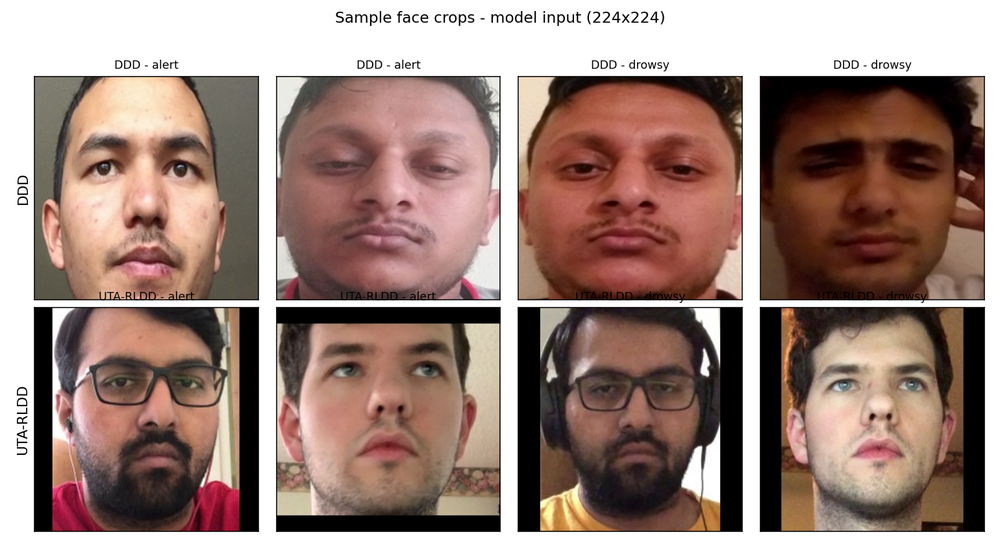
#> input picture artifacts/sample_crops.png, 1000 x 545 px, shrunk from 1540 x 840 before the run
$ python -i augmentations.py   (imports and definitions only)
#> lines starting #> are read from the running program, lines starting #| are printed output that depends on the picture
"""
augmentations.py
----------------
Data augmentation for drowsiness detection.

Choices here are driven by the deployment domain (driver-facing cabin camera):
  - horizontal flip: partial — drivers don't face left/right 50/50, but some
    asymmetry (head turn, right-hand driving) is realistic; p=0.3
  - rotation: small (±10°), head tilts exist but not upside-down
  - brightness/contrast: aggressive — sun, shadows, night driving
  - **motion blur: directional** — cars move, the driver's head moves; a
    directional kernel models this far better than an isotropic Gaussian
  - **JPEG compression artefacts** — webcams / dashcams encode frames at
    variable quality, and our training data is already compressed at source;
    re-encoding teaches the model to ignore artefacts vs. real signal
  - **shift + scale jitter** — at inference a face detector (MediaPipe / Haar)
    won't centre the crop perfectly; this simulates that crop variance
  - cutout: simulates occlusion by hand, hair, sunglasses (small patches only —
    a large cutout could erase the eye signal we're trying to read)
  - **colour-temperature cast** — scales the red<->blue axis to simulate warm
    (incandescent / "yellow") vs cool (daylight) lighting. This is an
    *illumination* property, not an identity one, so augmenting it is the
    right call — it teaches white-balance invariance the training data
    (mostly neutral-lit) never showed. Distinct from a hue shift of skin
    tone, which we still avoid (see below).
  - NO vertical flip, NO arbitrary hue shift of skin tone (skin-tone
    diversity we want from data, not aug)

The pipeline is intentionally a single hand-written class rather than an
``albumentations`` / ``torchvision.transforms`` stack so the project has one
fewer heavy dependency, and every transform is auditable in ~100 lines.
"""

from __future__ import annotations

import cv2
import numpy as np


class AugPipeline:
    """Cabin-camera-aware augmentation pipeline.

    All transforms operate on a HxWx3 uint8 BGR or RGB image (they're
    channel-agnostic) and return the same shape + dtype. The image is
    letterboxed to a fixed size *before* augmentation by the dataset, so
    ``h`` and ``w`` are known constants during training.
    """

    def __init__(
        self,
        # --- geometry ---
        p_flip: float = 0.3,             # lowered from 0.5: drivers face forward-ish
        rotate_deg: float = 10.0,
        p_shift_scale: float = 0.5,      # NEW: simulate imperfect face-detector crops
        shift_max_frac: float = 0.06,    # shift up to 6% of width/height
        scale_range: tuple[float, float] = (0.90, 1.10),
        # --- photometric ---
        brightness: float = 0.3,
        contrast: float = 0.3,
        color_cast: float = 0.20,        # NEW: warm/cool white-balance jitter
        # --- cabin-specific noise ---
        p_motion_blur: float = 0.25,     # NEW: directional motion blur
        motion_blur_kernel_max: int = 9,
        p_jpeg: float = 0.30,            # NEW: re-encode at random JPEG quality
        jpeg_quality_range: tuple[int, int] = (35, 85),
        # --- occlusion ---
        p_cutout: float = 0.25,
        cutout_frac: float = 0.15,
        seed: int | None = None,
    ):
        self.p_flip = p_flip
        self.rotate_deg = rotate_deg
        self.p_shift_scale = p_shift_scale
        self.shift_max_frac = shift_max_frac
        self.scale_range = scale_range
        self.brightness = brightness
        self.contrast = contrast
        self.color_cast = color_cast
        self.p_motion_blur = p_motion_blur
        self.motion_blur_kernel_max = motion_blur_kernel_max
        self.p_jpeg = p_jpeg
        self.jpeg_quality_range = jpeg_quality_range
        self.p_cutout = p_cutout
        self.cutout_frac = cutout_frac
        self.rng = np.random.default_rng(seed)

    # ------------------------------------------------------------------
    # Individual transforms — kept as methods so each is unit-testable.
    # ------------------------------------------------------------------

    def _motion_blur(self, img: np.ndarray) -> np.ndarray:
        """Directional linear blur — models camera/head motion along an axis.
        Kernel size is odd, small (3–9), and the line direction is random."""
        max_k = max(3, self.motion_blur_kernel_max | 1)  # force odd
        k = int(self.rng.integers(3, max_k + 1, endpoint=False)) | 1
        kernel = np.zeros((k, k), dtype=np.float32)
        # random angle in [0, 180) — axis-symmetric so 180+ is redundant
        angle = self.rng.uniform(0, 180)
        theta = np.deg2rad(angle)
        centre = k // 2
        # draw a thin line across the kernel at `angle` from centre
        for i in range(k):
            t = i - centre
            x = int(round(centre + t * np.cos(theta)))
            y = int(round(centre + t * np.sin(theta)))
            if 0 <= x < k and 0 <= y < k:
                kernel[y, x] = 1.0
        s = kernel.sum()
        if s > 0:
            kernel /= s
        return cv2.filter2D(img, -1, kernel)

    def _jpeg_compress(self, img: np.ndarray) -> np.ndarray:
        q_lo, q_hi = self.jpeg_quality_range
        q = int(self.rng.integers(q_lo, q_hi + 1))
        ok, enc = cv2.imencode(".jpg", img, [int(cv2.IMWRITE_JPEG_QUALITY), q])
        if not ok:
            return img
        return cv2.imdecode(enc, cv2.IMREAD_COLOR)

    def _shift_scale_rotate(self, img: np.ndarray, angle: float) -> np.ndarray:
        """Combined affine: rotation around centre + scale + translation.
        Done in one warpAffine call so we only resample the image once."""
        h, w = img.shape[:2]
        cx, cy = w / 2, h / 2
        scale = self.rng.uniform(*self.scale_range)
        tx = self.rng.uniform(-self.shift_max_frac, self.shift_max_frac) * w
        ty = self.rng.uniform(-self.shift_max_frac, self.shift_max_frac) * h
        M = cv2.getRotationMatrix2D((cx, cy), angle, scale)
        M[0, 2] += tx
        M[1, 2] += ty
        return cv2.warpAffine(img, M, (w, h), borderMode=cv2.BORDER_REFLECT_101)

    def _apply_color_cast(self, img: np.ndarray) -> np.ndarray:
        """Simulate warm/cool illumination (colour-temperature shift).

        Scales the two outer channels in opposite directions. Under either
        BGR or RGB ordering that is a blue<->red cast — exactly the axis
        along which incandescent ('yellow') vs daylight light differ. The
        shift is symmetric and random, so the *set* of augmentations is
        identical regardless of channel order: this stays channel-agnostic
        like the rest of the pipeline. The middle (green) channel — closest
        to luminance — is left untouched.

        This is what makes the model robust to warm indoor lighting; the
        training data (DDD + UTA) is mostly neutral-lit, so without this
        the model sees a yellow-lit face as out-of-distribution.
        """
        shift = self.rng.uniform(-self.color_cast, self.color_cast)
        img = img.astype(np.float32)
        img[:, :, 0] *= (1.0 + shift)
        img[:, :, 2] *= (1.0 - shift)
        return np.clip(img, 0, 255).astype(np.uint8)

    # ------------------------------------------------------------------
    # Pipeline
    # ------------------------------------------------------------------

    def __call__(self, img: np.ndarray) -> np.ndarray:
        h, w = img.shape[:2]

        # Horizontal flip
        if self.rng.random() < self.p_flip:
            img = img[:, ::-1, :].copy()

        # Combined rotate + shift + scale (one resample)
        want_rotate = self.rotate_deg > 0
        want_shift = self.rng.random() < self.p_shift_scale
        if want_rotate or want_shift:
            angle = (self.rng.uniform(-self.rotate_deg, self.rotate_deg)
                     if want_rotate else 0.0)
            if want_shift:
                img = self._shift_scale_rotate(img, angle)
            else:
                # rotation only (no scale / shift) — keep old behaviour
                M = cv2.getRotationMatrix2D((w / 2, h / 2), angle, 1.0)
                img = cv2.warpAffine(
                    img, M, (w, h), borderMode=cv2.BORDER_REFLECT_101,
                )

        # Brightness + contrast (in float space, then clipped)
        if self.brightness > 0 or self.contrast > 0:
            alpha = 1.0 + self.rng.uniform(-self.contrast, self.contrast)
            beta = 255.0 * self.rng.uniform(-self.brightness, self.brightness)
            img = np.clip(img.astype(np.float32) * alpha + beta, 0, 255).astype(np.uint8)

        # Colour-temperature cast (warm <-> cool white balance)
        if self.color_cast > 0:
            img = self._apply_color_cast(img)

        # Motion blur (directional)
        if self.rng.random() < self.p_motion_blur:
            img = self._motion_blur(img)

        # JPEG compression artefacts
        if self.rng.random() < self.p_jpeg:
            img = self._jpeg_compress(img)

        # Cutout — small only, so eye/mouth regions aren't wiped
        if self.rng.random() < self.p_cutout:
            ch = int(h * self.cutout_frac)
            cw = int(w * self.cutout_frac)
            if ch > 0 and cw > 0:
                y = self.rng.integers(0, h - ch)
                x = self.rng.integers(0, w - cw)
                img[y:y + ch, x:x + cw] = 0

        return img

>>> import cv2
>>> picture = cv2.imread('../artifacts/sample_crops.png')
#> picture is the input picture: shape (545, 1000, 3); mean B, G, R 123.9, 132.3, 157.1
>>> result = AugPipeline()(picture)
#> in __call__, `img = img[:, ::-1, :].copy()`:
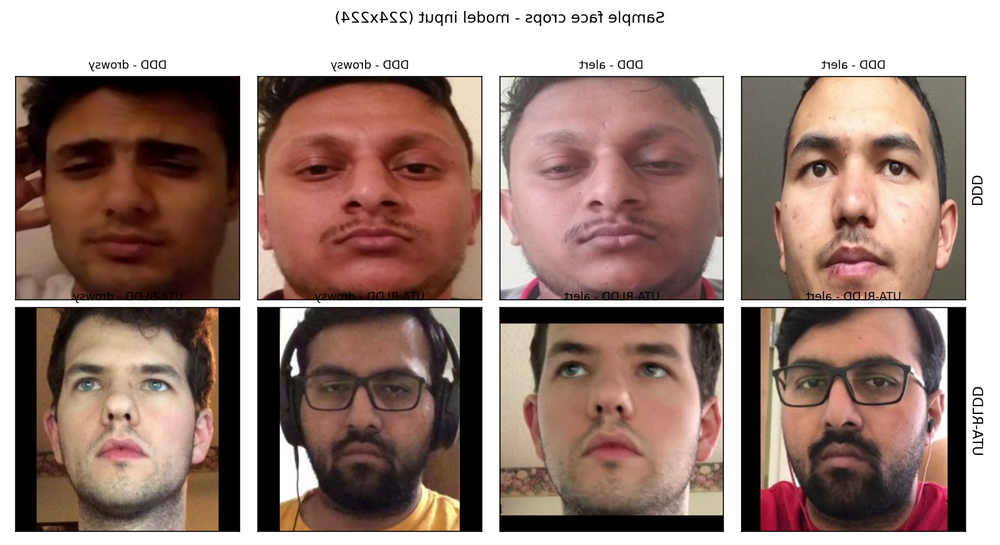
#> img: shape (545, 1000, 3); mean of channels 0, 1, 2 123.9, 132.3, 157.1; drawn as B, G, R
#> in _shift_scale_rotate, `return cv2.warpAffine(img, M, (w, h), borderMode=cv2.BORDER_REFLECT_101)`:
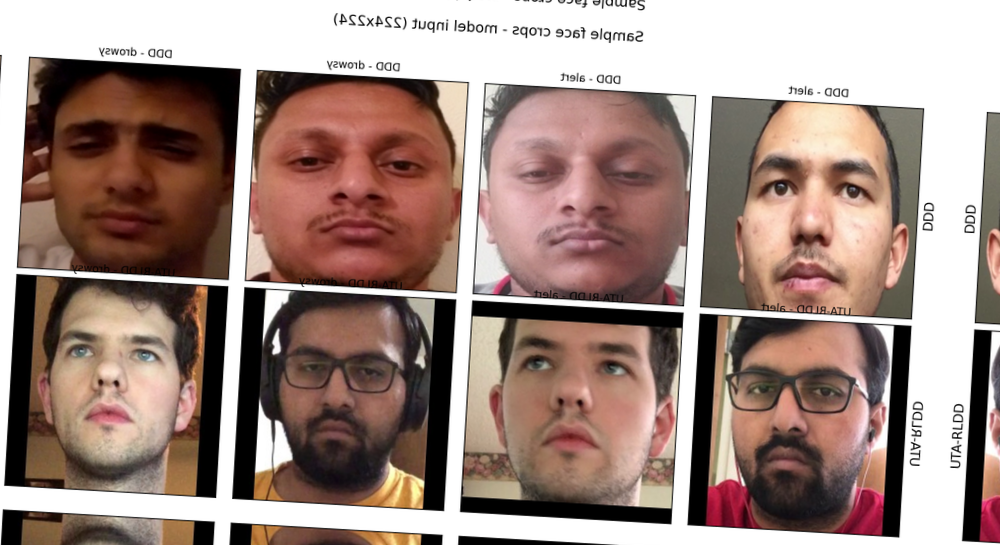
#> returned value: shape (545, 1000, 3); mean of channels 0, 1, 2 130.7, 138.7, 161.5; drawn as B, G, R
#> in __call__, `img = np.clip(img.astype(np.float32) * alpha + beta, 0, 255).astype(np..`:
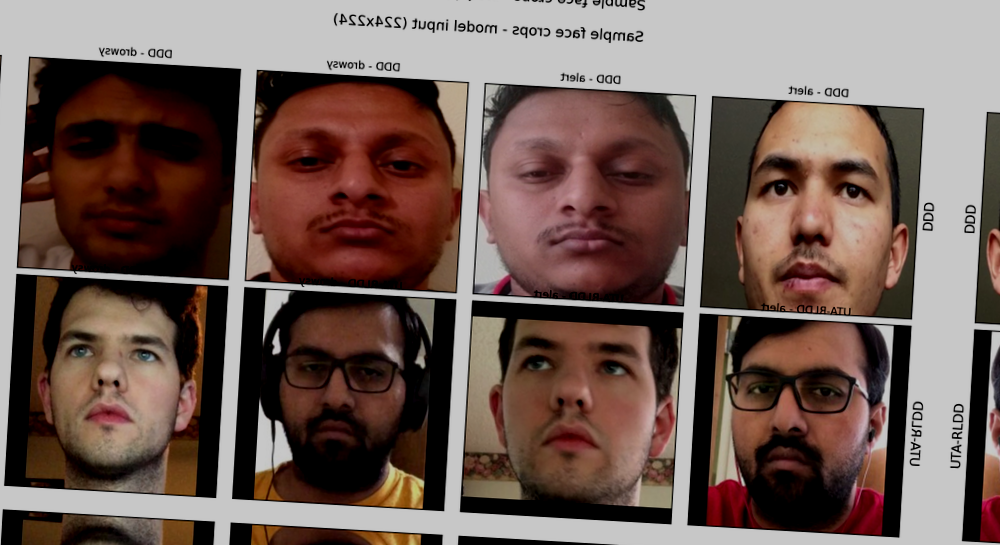
#> img: shape (545, 1000, 3); mean of channels 0, 1, 2 86.4, 93.2, 113.4; drawn as B, G, R
#> in _apply_color_cast, `img[:, :, 0] *= (1.0 + shift)`:
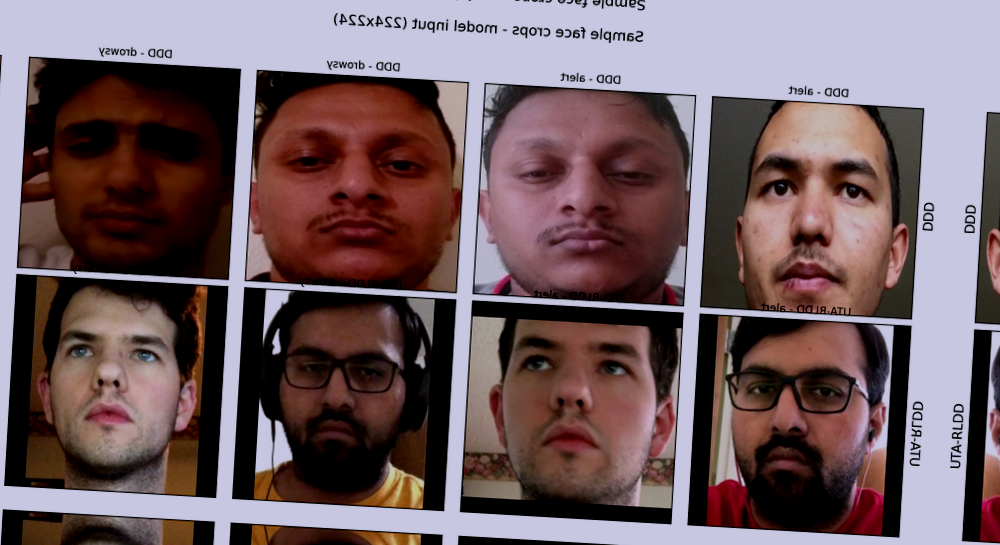
#> img: shape (545, 1000, 3) float32; mean of channels 0, 1, 2 98.5, 93.3, 113.5; drawn as B, G, R
#> in _apply_color_cast, `img[:, :, 2] *= (1.0 - shift)`:
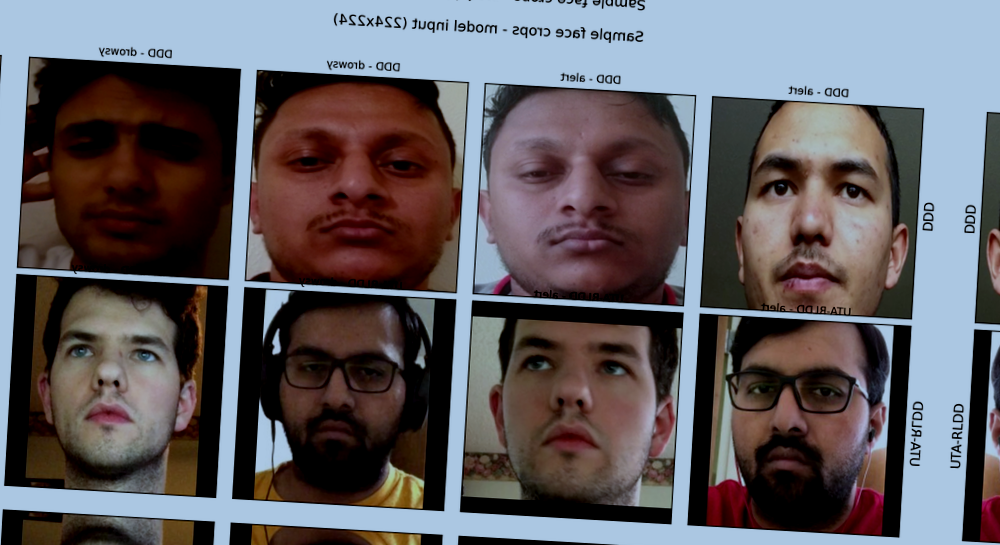
#> img: shape (545, 1000, 3) float32; mean of channels 0, 1, 2 98.5, 93.3, 97.7; drawn as B, G, R
